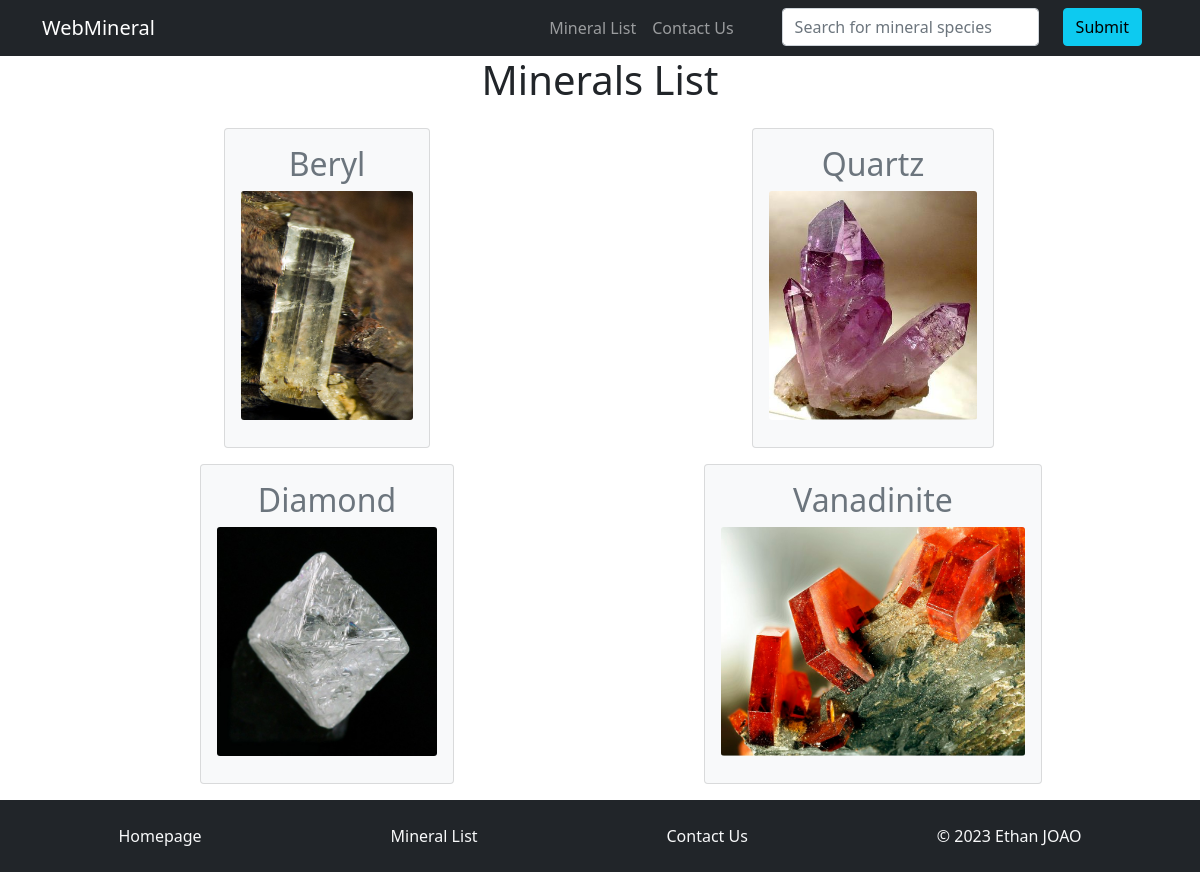
Before: /mineral_list.php with the older database file.
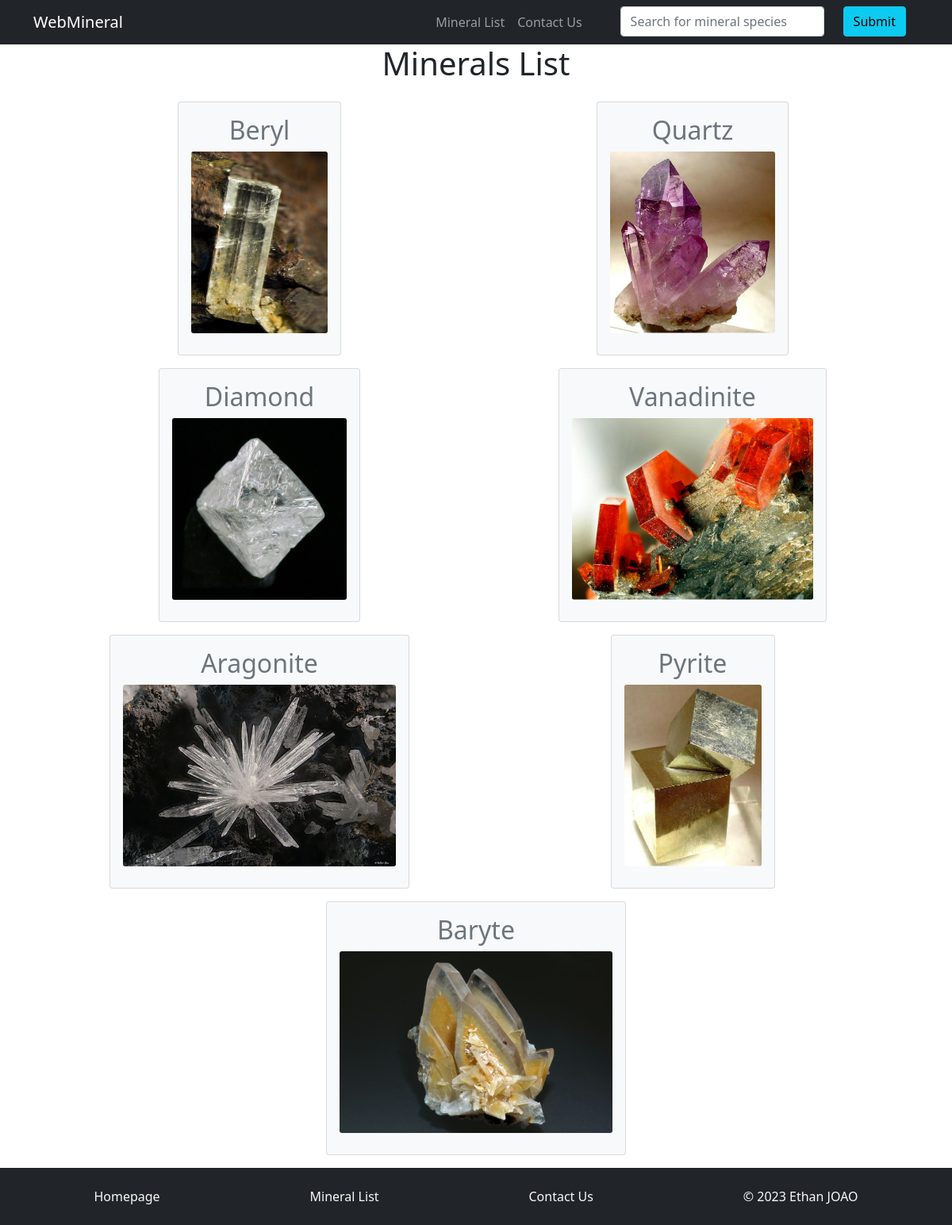
After: the same page with the newer database file.
### tables this page shows
CREATE TABLE `mineral`
(
    `id`               int           NOT NULL AUTO_INCREMENT,
    `name`             varchar(255)  NOT NULL,
    `chemical_formula` varchar(255)  NOT NULL,
    `crystalSystemID`  int,
    `minHardness`      decimal(3, 1) NOT NULL,
    `maxHardness`      decimal(3, 1) NOT NULL,
    `picturePath`      varchar(255)  NOT NULL,
    PRIMARY KEY(`id`),
    FOREIGN KEY (`crystalSystemID`) REFERENCES `crystal_system`(`id`) ON DELETE CASCADE
);

### templates/card.php (the view)
<div class="col d-flex justify-content-center">
    <div  class="card bg-light" style="height: 20rem">
        <a class="h-100" href="mineral.php?id=<?php echo $mineral['id'] ?>">
            <div class="card-body h-100">
                <h2 class="card-title"><?php echo $mineral['name']; ?></h2>
                <img class="card-img img-responsive" src="<?php echo $mineral['picturePath']; ?>" >
            </div>
        </a>
    </div>
</div>

### templates/header.php (shortened to what this page needs)
<!doctype html>
<html lang="en">
<head>
    <link href="css/bootstrap.min.css" rel="stylesheet">
    <link href="css/mystyle.css" rel="stylesheet">
</head>
<body class="d-flex flex-column min-vh-100">
<nav class="navbar navbar-expand-lg navbar-dark bg-dark" aria-label="Eighth navbar example">
    <div class="container">
        <a class="navbar-brand" href="/index.php">WebMineral</a>
        <div class="collapse navbar-collapse" id="navbarsExample07">
            <span class="d-flex">
            <ul class="navbar-nav me-auto mb-2 mb-lg-0">
              <li class="nav-item">
                <a class="nav-link" aria-current="page" href="mineral_list.php">Mineral List</a>
              </li>
              <li class="nav-item">
                <a class="nav-link" aria-current="page" href="contact.php">Contact Us</a>
              </li>
            </ul>
                <form class="d-flex mx-3 h-25" method="POST" action="search.php">
                    <input type="text" class="form-control mx-4" name="name" placeholder="Search for mineral species">
                    <input type="submit" class="btn btn-info" value="Submit">
                </form>
          </span>
        </div>
    </div>
</nav>

### mineral_list.php (shortened to what this page needs)
<?php include "templates/header.php";
$query = 'SELECT id, name, picturePath FROM mineral';
$statement = $db->prepare($query);
$statement->execute();
$minerals = $statement->fetchAll();
$nb = 0;
?>
    <main class="container">
        <div class="starter-template text-center">
            <h1>Minerals List</h1>
            <div class="container">
                <div class="row align-items-center mb-3 mx-auto">
                    <?php foreach ($minerals as $mineral) :
                        if ($nb % 2 == 0) {
                            echo '</div>';
                            echo '<div class="row align-items-center mb-3 mx-auto">';
                        }
                        include "templates/card.php";
                        $nb++;
                    endforeach; ?>
                </div>
            </div>
    </main>
<?php include "templates/footer.php"; ?>

### templates/footer.php (shortened to what this page needs)
<footer class="mt-auto p-4 text-center bg-dark text-light">
    <div class="d-flex justify-content-around">
        <a class="link-light text-decoration-none" href="index.php">Homepage</a>
        <a class="link-light text-decoration-none" href="mineral_list.php">Mineral List</a>
        <a class="link-light text-decoration-none" href="contact.php">Contact Us</a>
        <div>&copy; <?php echo date("Y"); ?> Ethan JOAO</div>
    </div>
</footer>
</body>
</html>

### css/mystyle.css (style rules this page uses)
.card.bg-light>a { text-decoration: none; color: #6c757d; }
.card.bg-light>a>.card-body>.card-img.img-responsive { display: block; width: auto; max-height: 80%; }

Changed rows visible on the page:
added mineral: name "Aragonite", picturePath (picture)
added mineral: name "Pyrite", picturePath (picture)
added mineral: name "Baryte", picturePath (picture)
